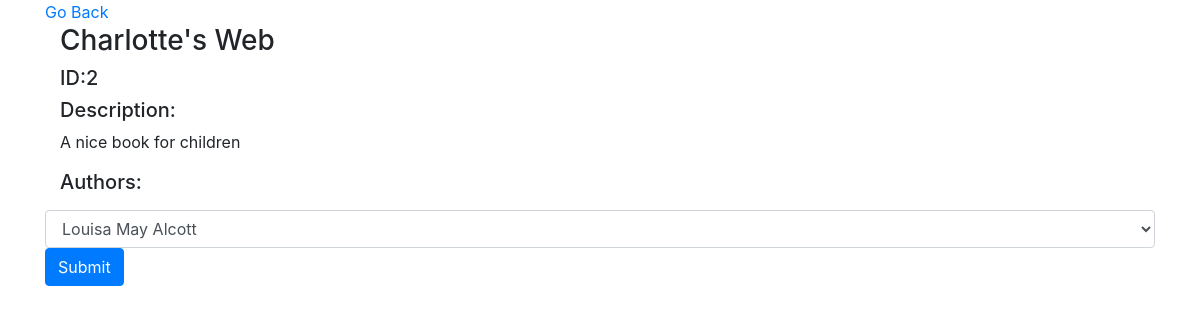
Before: /book/2 with the older database file.
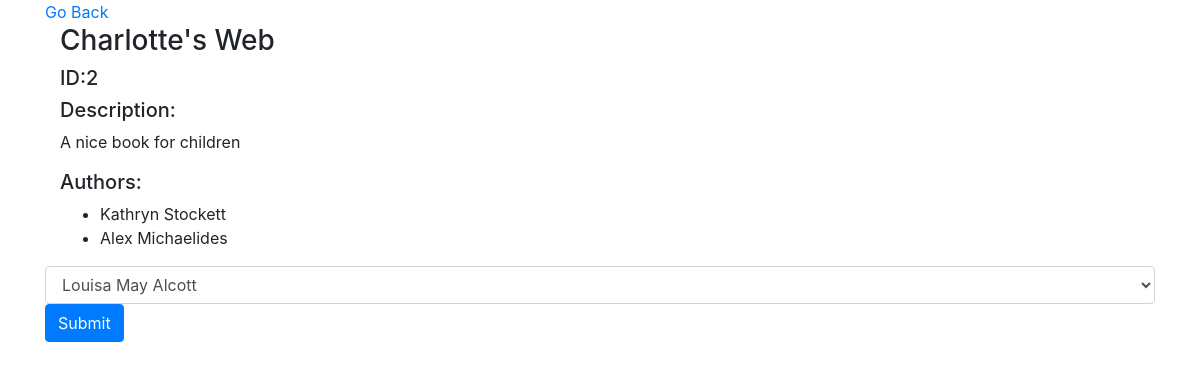
After: the same page with the newer database file.
### books_authors_app/models.py (models this page shows)
class Author(models.Model):
    first_name = models.CharField(max_length=255)
    last_name = models.CharField(max_length=255)
    notes = models.CharField(max_length=255)
    books = models.ManyToManyField(
        Book,
        related_name="authors")
    created_at = models.DateTimeField(auto_now_add=True)
    updated_at = models.DateTimeField(auto_now=True)

### books_authors_app/views.py (the view)
# urls.py: path("book/<int:id>", views.view_book),
def view_book(request, id):
    view_one_book = Book.objects.get(id=id)
    context = {
        "view_one_book": view_one_book,
        "all_authors": Author.objects.all()
    }
    return render(request, "view_book.html", context)

### books_authors_app/templates/view_book.html (shortened to what this page needs)
<!doctype html>
<html lang="en">
<head>
    <link rel="stylesheet" href="https://stackpath.bootstrapcdn.com/bootstrap/4.5.0/css/bootstrap.min.css">
</head>
<body>
    <div class="container">
    <a href="/">Go Back</a>
        <div class="row-12">
            <div class="col-sm">
                <h3>{{view_one_book.title}}</h3>
            </div>
            <div class="col-sm">
                <h5>ID:{{view_one_book.id}}</h5>
            </div>
            <div class="col-sm">
                <h5>Description:  </h5>
                <p>{{view_one_book.desc}}</p>
            </div>
            <div class="col-sm">
                <h5>Authors:</h5>
                <ul>
                        {% for author in view_one_book.authors.all %}
                    <li>{{author.first_name}} {{author.last_name}}</li>
                        {% endfor %}
                </ul>
            </div>
            <form action="{{view_one_book.id}}/update" method="POST">
                <div class="form-group-12">
                    <select class="form-control" name="author_id">
                        {% for author in all_authors %}
                        <option value="{{author.id}}">{{author.first_name}} {{author.last_name}}</option>
                        {% endfor %}
                    </select>
                        <input type="submit" class="btn btn-primary"></input>
                </div>
            </form>
        </div>
    </div>
</body>
</html>

Changed rows visible on the page:
now on this page (row edited): Author: first_name "Kathryn", last_name "Stockett"
now on this page (row edited): Author: first_name "Alex", last_name "Michaelides"
